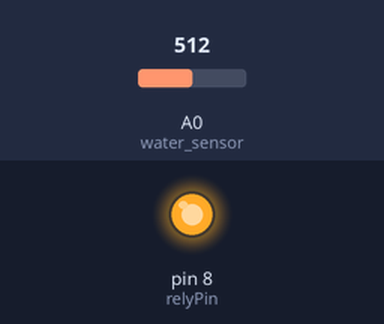
This sketch was run on a simulated Arduino Uno, built with avr-gcc and run on an emulated ATmega328P. Parts: output pins drawn as LEDs (lit = HIGH). The inputs (shaded band) are chosen by the test bench; at power-on: A0 (water_sensor) = 512. What the sketch prints to the serial monitor is not drawn.

Above: at 0.1 s.
Timing chart, 0 to 1.6 s (numbered marks = the images above):
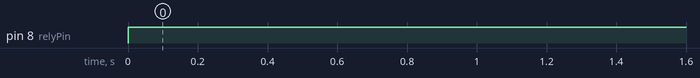

The sketch:

Water_pump.ino
```cpp
/*
 * This code is authored by Dakota James Owen Keeler.
 * It is meant to regulate a water pump.
 *
 *  The water_sensor needs 5v to run
 */
const short relyPin = 8;
const int water_sensor = A0;

// init the value used for the sensor
int water_sensor_value_in = 0;
int water_sensor_value = 0;

void setup() {
  // initialize serial communications at 9600 bps:
  Serial.begin(9600);

  pinMode(relyPin, OUTPUT);
  pinMode(water_sensor, INPUT);
}

void loop() {
  water_sensor_value_in = analogRead(water_sensor); // reads our input
  water_sensor_value = map(water_sensor_value_in, 0, 1023, 0, 100);

  if (water_sensor_value < 19){
    Serial.println("Not in water");

    digitalWrite(relyPin, LOW);

  } else if (water_sensor_value > 30) {
    Serial.println("There is a lot of water");

    digitalWrite(relyPin, HIGH);
    delay(60000); // 1.5 minutes in milliseconds

  } else if (water_sensor_value < 25 && water_sensor_value > 20) {
    Serial.println("Water is draining, just making sure it is all gone");
    Serial.print("Sensor value = ");
    Serial.println(water_sensor_value);

    digitalWrite(relyPin, HIGH);
    delay(60000);
    digitalWrite(relyPin, LOW);

  }else{
    Serial.println("Something went wrong, should never be here");
    digitalWrite(relyPin, LOW);

  }

  // makes sure to shut the pump off after if statement.
  digitalWrite(relyPin, LOW);
  delay(2); // this is just a slight delay to keep it from going to fast.

}
```

Measured:
- by itself, pin 8 (relyPin): LOW → HIGH at 0.00 s
